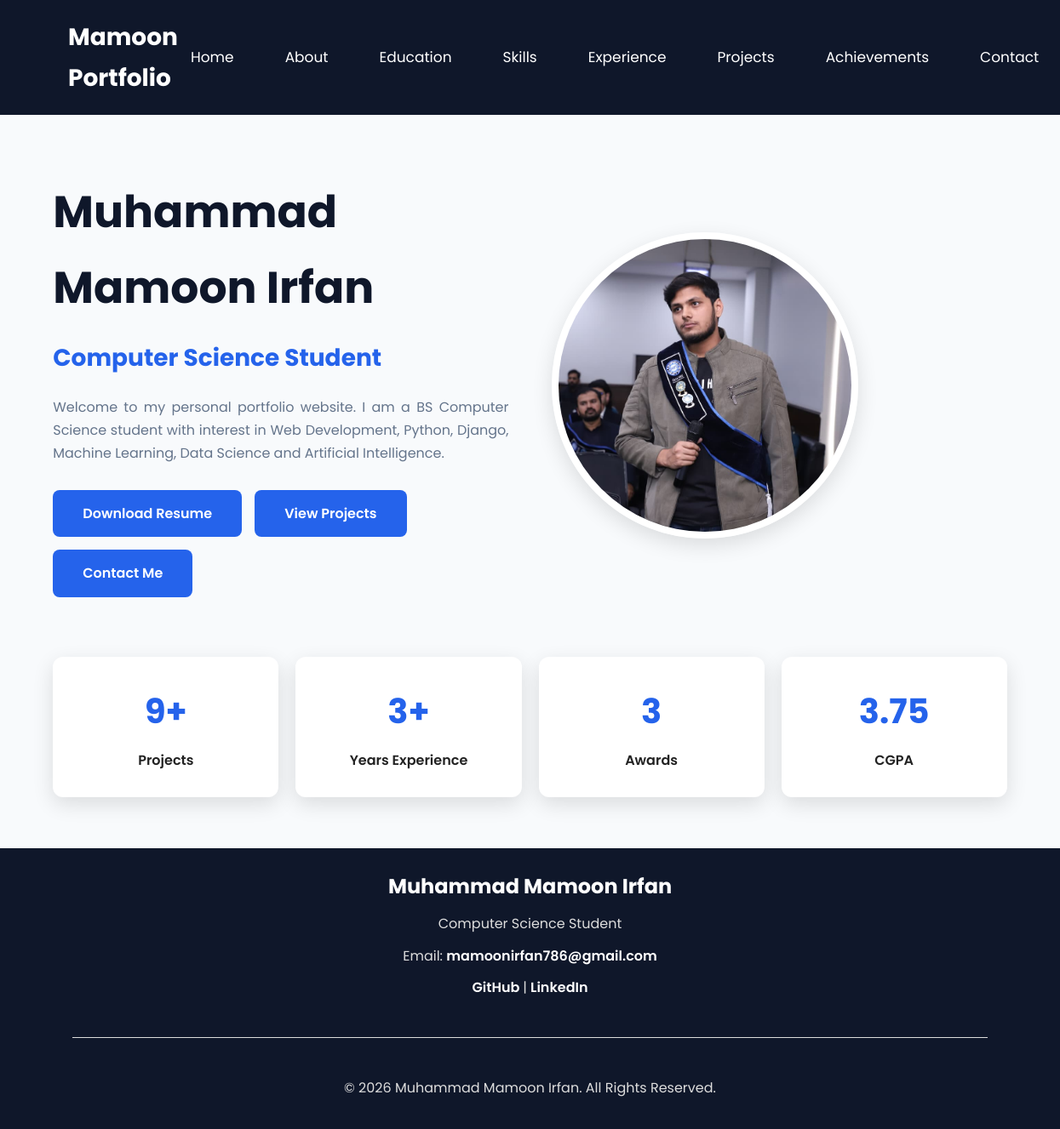
The page / on the database its author committed.
### bio/models.py (models this page shows, shortened)
class Bio(models.Model):
    name = models.CharField(max_length=100)
    job_title = models.CharField(max_length=100)
    profile_picture = models.ImageField(upload_to="profile/")
    description = models.TextField()
    career_objective = models.TextField()
    degree = models.CharField(max_length=100)
    university = models.CharField(max_length=200)
    country = models.CharField(max_length=100)
    email = models.EmailField()
    university_email = models.EmailField()
    phone = models.CharField(max_length=20, blank=True)
    github = models.URLField()
    linkedin = models.URLField()
    resume = models.FileField(upload_to="resume/")

### bio/views.py (the view)
# urls.py: path('', views.home, name='home'),
def home(request):
    bio = Bio.objects.first()
    return render(request, "index.html", {
        "bio": bio
    })

### templates/index.html (shortened to what this page needs)
{% load static %}
<!DOCTYPE html>
<html lang="en">
<head>
    <link rel="stylesheet" href="{% static 'css/style.css' %}">
</head>
<body>
<header>
    <div class="logo">
        <h2>Mamoon Portfolio</h2>
    </div>
    <nav>
        <ul>
            <li><a href="{% url 'home' %}">Home</a></li>
            <li><a href="{% url 'about' %}">About</a></li>
            <li><a href="{% url 'education' %}">Education</a></li>
            <li><a href="{% url 'skills' %}">Skills</a></li>
            <li><a href="{% url 'experience' %}">Experience</a></li>
            <li><a href="{% url 'projects' %}">Projects</a></li>
            <li><a href="{% url 'achievements' %}">Achievements</a></li>
            <li><a href="{% url 'contact' %}">Contact</a></li>
        </ul>
    </nav>
</header>
<main>
    <section class="hero">
        <div class="hero-text">
            <h1>{{ bio.name }}</h1>
            <h3>{{ bio.job_title }}</h3>
            <p>
                {{ bio.description }}
            </p>
            <div class="hero-buttons">
                <a href="{{ bio.resume.url }}" class="btn" download>
                    Download Resume
                </a>
                <a href="{% url 'projects' %}" class="btn">
                    View Projects
                </a>
                <a href="{% url 'contact' %}" class="btn">
                    Contact Me
                </a>
            </div>
        </div>
        <div class="hero-image">
            <img src="{{ bio.profile_picture.url }}" alt="{{ bio.name }}">
        </div>
    </section>
</main>
<section class="stats">
    <div class="stat-card">
        <h2>9+</h2>
        <p>Projects</p>
    </div>
    <div class="stat-card">
        <h2>3+</h2>
        <p>Years Experience</p>
    </div>
    <div class="stat-card">
        <h2>3</h2>
        <p>Awards</p>
    </div>
    <div class="stat-card">
        <h2>3.75</h2>
        <p>CGPA</p>
    </div>
</section>
<footer>
    <div class="footer-content">
        <h2>{{ bio.name }}</h2>
        <p>
            {{ bio.job_title }}
        </p>
        <p>
            Email:
            <a href="mailto:{{ bio.email }}">
                {{ bio.email }}
            </a>
        </p>
        <p>
            <a href="{{ bio.github }}"
               target="_blank"
               rel="noopener noreferrer">
                GitHub
            </a>
            |
            <a href="{{ bio.linkedin }}"
               target="_blank"
               rel="noopener noreferrer">
                LinkedIn
            </a>
        </p>
        <hr>
        <p>
            &copy; 2026 {{ bio.name }}.
            All Rights Reserved.
        </p>
    </div>
</footer>
</body>
</html>

### static/css/style.css (style rules this page uses)
:root { --primary:#0f172a; --secondary:#2563eb; --white:#ffffff; --light:#f8fafc; --gray:#64748b; --shadow:0 8px 25px rgba(0,0,0,.12); }
* { margin:0; padding:0; box-sizing:border-box; }
body { font-family:'Poppins',sans-serif; background:var(--light); color:#222; line-height:1.7; }
img { max-width:100%; display:block; }
a { text-decoration:none; }
ul { list-style:none; }
header { background:var(--primary); display:flex; justify-content:space-between; align-items:center; padding:20px 80px; position:sticky; top:0; z-index:1000; }
.logo h2 { color:white; font-size:28px; font-weight:700; }
nav ul { display:flex; gap:30px; }
nav ul li a { color:white; font-size:17px; transition:.3s; padding:8px 15px; border-radius:5px; }
.hero { width:90%; margin:70px auto; display:flex; justify-content:space-between; align-items:center; gap:50px; }
.hero-text { flex:1; }
.hero-text h1 { font-size:52px; color:var(--primary); margin-bottom:15px; }
.hero-text h3 { color:var(--secondary); margin-bottom:20px; font-size:28px; }
.hero-text p { color:var(--gray); margin-bottom:30px; text-align:justify; }
.hero-image { flex:1; text-align:center; }
.hero-image img { width:360px; height:360px; object-fit:cover; border-radius:50%; border:8px solid white; box-shadow:var(--shadow); }
.btn { display:inline-block; background:var(--secondary); color:white; padding:14px 35px; border-radius:8px; transition:.3s; font-weight:600; }
hr { margin:30px 0; border:none; height:1px; background:#ddd; }
footer { background:var(--primary); color:white; text-align:center; padding:25px; margin-top:60px; }
hr { margin:45px 0; border:none; border-top:1px solid #ddd; }
.hero-buttons { display:flex; gap:15px; flex-wrap:wrap; margin-top:20px; }
.stats { width:90%; margin:60px auto; display:grid; grid-template-columns:repeat(4,1fr); gap:20px; }
.stat-card { background:white; padding:30px; border-radius:12px; text-align:center; box-shadow:var(--shadow); transition:.3s; }
.stat-card h2 { color:var(--secondary); font-size:40px; }
.stat-card p { margin-top:10px; font-weight:600; }
.footer-content { width:90%; margin:auto; text-align:center; }
.footer-content h2 { color:white; margin-bottom:10px; }
.footer-content p { color:#ddd; margin-bottom:10px; }
.footer-content a { color:white; font-weight:600; }

### rows shown on the page
Bio: name "Muhammad Mamoon Irfan", job_title "Computer Science Student", description "Welcome to my personal portfolio website. I am a BS Computer Science student with interest in Web Development, Python, Django, Machine Learning, Data Science and Artificial Intelligence.", profile_picture (placeholder picture), email "mamoonirfan786@gmail.com"
